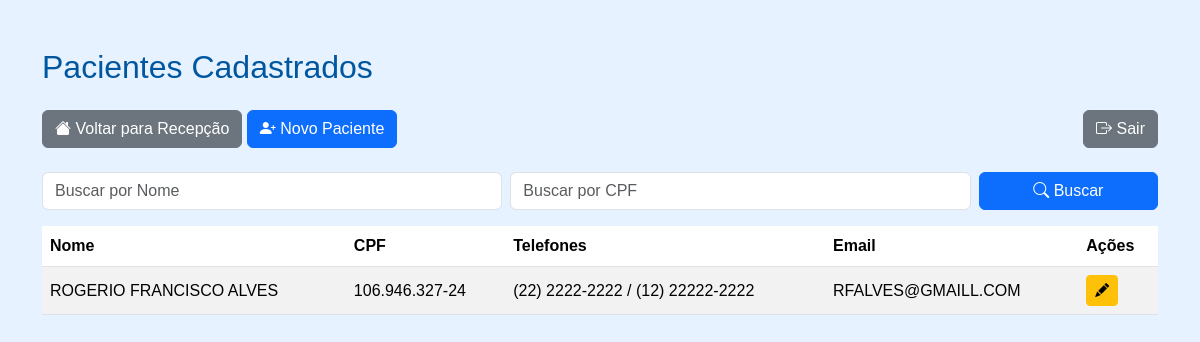
Page /pacientes/ (signed in) on the committed database.
### paciente/models.py (models this page shows, shortened)
class Paciente(models.Model):
    nome = models.CharField(max_length=100)
    nome_social = models.CharField(max_length=100, blank=True, null=True)
    nome_mae = models.CharField(max_length=100)
    nome_pai = models.CharField(max_length=100, blank=True, null=True)
    cpf = models.CharField(
        max_length=14,
        unique=True,
        validators=[
            RegexValidator(
                r'^\d{3}\.\d{3}\.\d{3}-\d{2}$',
                'CPF inválido! Use XXX.XXX.XXX-XX'
            )
        ]
    )
    data_nascimento = models.DateField()
    SEXO_BIOLOGICO_CHOICES = [
        ('M', 'Masculino'),
        ('F', 'Feminino'),
        ('I', 'Intersexo'),
    ]
    sexo_biologico = models.CharField(max_length=1, choices=SEXO_BIOLOGICO_CHOICES)
    identidade_genero = models.CharField(max_length=50)
    orientacao_sexual = models.CharField(max_length=50)
    NACIONALIDADE_CHOICES = [
        ('BRASILEIRA', 'Brasileira'),
        ('ARGENTINA', 'Argentina'),
        ('BOLIVIANA', 'Boliviana'),
        ('CHILENA', 'Chilena'),
        ('COLOMBIANA', 'Colombiana'),
        ('PARAGUAIA', 'Paraguaia'),
        ('PERUANA', 'Peruana'),
        ('URUGUAIA', 'Uruguaia'),
        ('VENEZUELANA', 'Venezuelana'),
        ('OUTRA', 'Outra'),
    ]
    nacionalidade = models.CharField(
        max_length=20,
        choices=NACIONALIDADE_CHOICES,
        default='BRASILEIRA'
    )
    naturalidade = models.CharField(max_length=100)
    RACA_COR_CHOICES = [
        ('BRANCA', 'Branca'),
        ('PRETA', 'Preta'),
        ('PARDA', 'Parda'),
        ('AMARELA', 'Amarela'),
        ('INDIGENA', 'Indígena'),
    ]
    raca_cor = models.CharField(max_length=10, choices=RACA_COR_CHOICES)
    ESTADO_CIVIL_CHOICES = [
        ('SOLTEIRO', 'Solteiro(a)'),
        ('CASADO', 'Casado(a)'),
        ('DIVORCIADO', 'Divorciado(a)'),
        ('VIUVO', 'Viúvo(a)'),
        ('UNIAO_ESTAVEL', 'União Estável'),
    ]
    estado_civil = models.CharField(max_length=20, choices=ESTADO_CIVIL_CHOICES)
    ESCOLARIDADE_CHOICES = [
        ('SEM_INSTRUCAO', 'Sem instrução'),
        ('FUNDAMENTAL_INCOMPLETO', 'Fundamental incompleto'),
        ('FUNDAMENTAL_COMPLETO', 'Fundamental completo'),
        ('MEDIO_INCOMPLETO', 'Médio incompleto'),
        ('MEDIO_COMPLETO', 'Médio completo'),
        ('SUPERIOR_INCOMPLETO', 'Superior incompleto'),
        ('SUPERIOR_COMPLETO', 'Superior completo'),
        ('POS_GRADUACAO', 'Pós-graduação'),
        ('MESTRADO', 'Mestrado'),
        ('DOUTORADO', 'Doutorado'),
    ]
    escolaridade = models.CharField(max_length=30, choices=ESCOLARIDADE_CHOICES)
    profissao = models.CharField(max_length=50)
    rg = models.CharField(max_length=20)
    orgao_emissor = models.CharField(max_length=10)
    UF_CHOICES = [
        ('AC','AC'), ('AL','AL'), ('AP','AP'), ('AM','AM'),
        ('BA','BA'), ('CE','CE'), ('DF','DF'), ('ES','ES'),
        ('GO','GO'), ('MA','MA'), ('MT','MT'), ('MS','MS'),
        ('MG','MG'), ('PA','PA'), ('PB','PB'), ('PR','PR'),
        ('PE','PE'), ('PI','PI'), ('RJ','RJ'), ('RN','RN'),
        ('RS','RS'), ('RO','RO'), ('RR','RR'), ('SC','SC'),
        ('SP','SP'), ('SE','SE'), ('TO','TO'),
    ]
    uf_rg = models.CharField(max_length=2, choices=UF_CHOICES)
    cep = models.CharField(
        max_length=9,
        validators=[
            RegexValidator(
                r'^\d{5}-\d{3}$',
                'CEP inválido! Use XXXXX-XXX'
            )
        ]
    )
    endereco = models.CharField(max_length=100)
    numero = models.CharField(max_length=10)
    complemento = models.CharField(max_length=50, blank=True, null=True)
    bairro = models.CharField(max_length=50)
    municipio = models.CharField(max_length=50)
    uf = models.CharField(max_length=2, choices=UF_CHOICES)
    ZONA_CHOICES = [
        ('URBANA', 'Urbana'),
        ('RURAL', 'Rural'),
    ]
    zona = models.CharField(max_length=6, choices=ZONA_CHOICES)
    telefone_fixo = models.CharField(
        max_length=15,
        blank=True,
        null=True,
        validators=[
            RegexValidator(
                r'^\(\d{2}\)\s\d{4}-\d{4}$',
                'Telefone inválido! Use (XX) XXXX-XXXX'
            )
        ]
    )
    celular = models.CharField(
        max_length=15,
        validators=[
            RegexValidator(
                r'^\(\d{2}\)\s\d{5}-\d{4}$',
                'Celular inválido! Use (XX) XXXXX-XXXX'
            )
        ]
    )
    whatsapp = models.BooleanField(default=False)
    email = models.EmailField(blank=True, null=True)
    cartao_sus = models.CharField(max_length=18, blank=True, null=True)
    criado_por = models.ForeignKey(
        User,
        on_delete=models.SET_NULL,
        null=True,
        blank=True,
        related_name='pacientes_criados'
    )
    data_criacao = models.DateTimeField(default=timezone.now, editable=False)
    data_atualizacao = models.DateTimeField(auto_now=True)

### paciente/decorators.py (the view)
        def _wrapped_view(request, *args, **kwargs):
            if request.user.is_authenticated and (
                request.user.is_superuser or
                request.user.groups.filter(name__in=grupos).exists()
            ):
                return view_func(request, *args, **kwargs)
            raise PermissionDenied  # ← ISSO ativa o 403.html

### paciente/views.py (called while the page is built)
@login_required
@grupo_requerido(['Recepcao', 'Enfermagem', 'Medico'])
def paciente_list(request):
    pacientes = Paciente.objects.all().order_by('nome')
    nome_query = request.GET.get('nome', '')
    cpf_query = request.GET.get('cpf', '')
    if nome_query:
        pacientes = pacientes.filter(nome__icontains=nome_query)
    if cpf_query:
        pacientes = pacientes.filter(cpf__icontains=cpf_query)
    paginator = Paginator(pacientes, 10)
    page_number = request.GET.get('page')
    page_obj = paginator.get_page(page_number)
    context = {
        'page_obj': page_obj,
        'nome_query': nome_query,
        'cpf_query': cpf_query,
    }
    return render(request, 'paciente/list.html', context)

### paciente/templates/paciente/list.html (shortened to what this page needs)
<!DOCTYPE html>
<html lang="pt-br">
<head>
    <link rel="stylesheet" href="https://cdn.jsdelivr.net/npm/bootstrap@5.3.2/dist/css/bootstrap.min.css">
    <link rel="stylesheet" href="https://cdn.jsdelivr.net/npm/bootstrap-icons@1.10.5/font/bootstrap-icons.css">
</head>
<body>
<div class="container mt-5">
    <h2 class="mb-4">Pacientes Cadastrados</h2>
    <div class="mb-3 d-flex justify-content-between flex-wrap">
        <div class="mb-2">
            <a href="../recepcao" class="btn btn-secondary"><i class="bi bi-house-fill"></i> Voltar para Recepção</a>
            <a href="{% url 'paciente_create' %}" class="btn btn-primary"><i class="bi bi-person-plus-fill"></i> Novo Paciente</a>
        </div>
        <div>
            <a href="{% url 'logout' %}" class="btn btn-secondary"><i class="bi bi-box-arrow-right"></i> Sair</a>
        </div>
    </div>
    <div class="mb-3">
        <form method="get" class="row g-2">
            <div class="col-md-5">
                <input type="text" name="nome" class="form-control" placeholder="Buscar por Nome" value="{{ nome_query }}">
            </div>
            <div class="col-md-5">
                <input type="text" name="cpf" class="form-control" placeholder="Buscar por CPF" value="{{ cpf_query }}">
            </div>
            <div class="col-md-2">
                <button type="submit" class="btn btn-primary w-100"><i class="bi bi-search"></i> Buscar</button>
            </div>
        </form>
    </div>
    <table class="table table-striped table-hover align-middle">
        <thead>
            <tr>
                <th>Nome</th>
                <th>CPF</th>
                <th>Telefones</th>
                <th>Email</th>
                <th>Ações</th>
            </tr>
        </thead>
        <tbody>
            {% for paciente in page_obj %}
            <tr>
                <td>{{ paciente.nome }}</td>
                <td>{{ paciente.cpf }}</td>
                <td>
                    {% if paciente.telefone_fixo %}{{ paciente.telefone_fixo }}{% endif %}
                    {% if paciente.celular %} / {{ paciente.celular }}{% endif %}
                </td>
                <td>{{ paciente.email }}</td>
                <td class="btn-actions">
                    <a href="{% url 'paciente_edit' paciente.id %}" class="btn btn-sm btn-warning" title="Editar">
                        <i class="bi bi-pencil-fill"></i>
                    </a>
                </td>
            </tr>
            {% empty %}
            <tr>
                <td colspan="5" class="text-center">Nenhum paciente encontrado.</td>
            </tr>
            {% endfor %}
        </tbody>
    </table>
</div>
</body>
</html>

### paciente/templates/paciente/list.html (style rules this page uses)
body { background-color: #e6f2ff; font-family: Arial, sans-serif; }
h2 { color: #0057a0; }
.table thead { background-color: #0072bc; color: #fff; }
.btn-actions .btn { margin-right: 5px; }
.btn-actions .btn:last-child { margin-right: 0; }

### rows in the picture
Paciente: nome "ROGERIO FRANCISCO ALVES", cpf "106.946.327-24", telefone_fixo "(22) 2222-2222", celular "(12) 22222-2222", email "RFALVES@GMAILL.COM"
